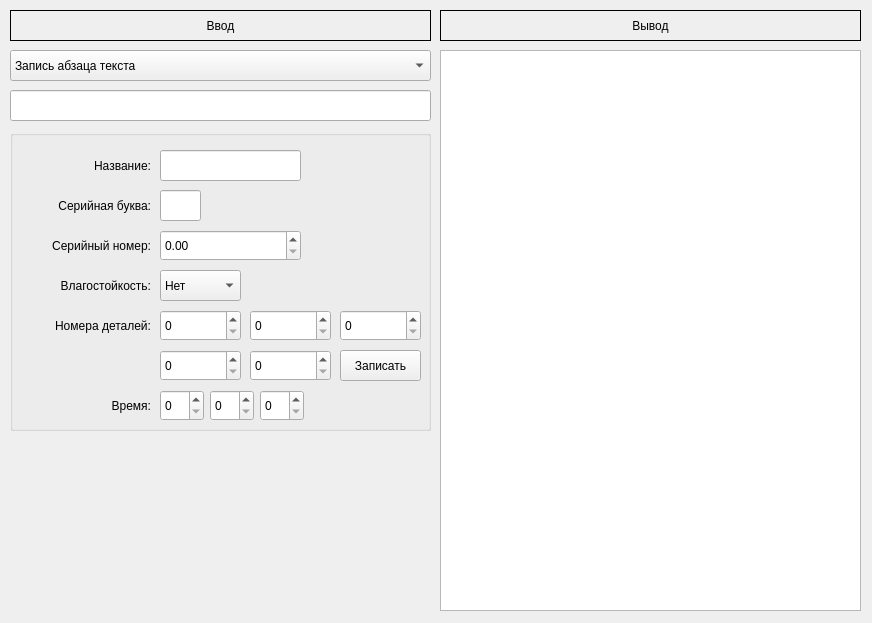
<?xml version="1.0" encoding="UTF-8"?>
<ui version="4.0">
 <class>MainWindow</class>
 <widget class="QMainWindow" name="MainWindow">
  <property name="geometry">
   <rect>
    <x>0</x>
    <y>0</y>
    <width>872</width>
    <height>623</height>
   </rect>
  </property>
  <property name="windowTitle">
   <string>MainWindow</string>
  </property>
  <widget class="QWidget" name="centralwidget">
   <widget class="QTextEdit" name="output">
    <property name="geometry">
     <rect>
      <x>440</x>
      <y>50</y>
      <width>421</width>
      <height>561</height>
     </rect>
    </property>
    <property name="readOnly">
     <bool>true</bool>
    </property>
   </widget>
   <widget class="QLabel" name="label">
    <property name="geometry">
     <rect>
      <x>10</x>
      <y>10</y>
      <width>421</width>
      <height>31</height>
     </rect>
    </property>
    <property name="frameShape">
     <enum>QFrame::Box</enum>
    </property>
    <property name="text">
     <string>Ввод</string>
    </property>
    <property name="alignment">
     <set>Qt::AlignCenter</set>
    </property>
   </widget>
   <widget class="QLabel" name="label_2">
    <property name="geometry">
     <rect>
      <x>440</x>
      <y>10</y>
      <width>421</width>
      <height>31</height>
     </rect>
    </property>
    <property name="frameShape">
     <enum>QFrame::Box</enum>
    </property>
    <property name="text">
     <string>Вывод</string>
    </property>
    <property name="alignment">
     <set>Qt::AlignCenter</set>
    </property>
   </widget>
   <widget class="QComboBox" name="comboBox">
    <property name="geometry">
     <rect>
      <x>10</x>
      <y>50</y>
      <width>421</width>
      <height>31</height>
     </rect>
    </property>
    <item>
     <property name="text">
      <string>Запись абзаца текста</string>
     </property>
    </item>
    <item>
     <property name="text">
      <string>Запись массива </string>
     </property>
    </item>
    <item>
     <property name="text">
      <string>Запись структуры в текстовый файл</string>
     </property>
    </item>
    <item>
     <property name="text">
      <string>Запись структуры в бинарный файл</string>
     </property>
    </item>
    <item>
     <property name="text">
      <string>Дозапись предложения</string>
     </property>
    </item>
   </widget>
   <widget class="QGroupBox" name="form">
    <property name="geometry">
     <rect>
      <x>10</x>
      <y>130</y>
      <width>421</width>
      <height>301</height>
     </rect>
    </property>
    <property name="title">
     <string/>
    </property>
    <widget class="QPushButton" name="submit">
     <property name="geometry">
      <rect>
       <x>330</x>
       <y>220</y>
       <width>81</width>
       <height>31</height>
      </rect>
     </property>
     <property name="text">
      <string>Записать</string>
     </property>
    </widget>
    <widget class="QComboBox" name="waterResistance">
     <property name="enabled">
      <bool>true</bool>
     </property>
     <property name="geometry">
      <rect>
       <x>150</x>
       <y>140</y>
       <width>81</width>
       <height>31</height>
      </rect>
     </property>
     <property name="currentText">
      <string>Нет</string>
     </property>
     <item>
      <property name="text">
       <string>Нет</string>
      </property>
     </item>
     <item>
      <property name="text">
       <string>Да</string>
      </property>
     </item>
    </widget>
    <widget class="QLabel" name="label_3">
     <property name="geometry">
      <rect>
       <x>0</x>
       <y>100</y>
       <width>141</width>
       <height>31</height>
      </rect>
     </property>
     <property name="text">
      <string>Серийный номер:</string>
     </property>
     <property name="alignment">
      <set>Qt::AlignRight|Qt::AlignTrailing|Qt::AlignVCenter</set>
     </property>
    </widget>
    <widget class="QLineEdit" name="serialLetter">
     <property name="geometry">
      <rect>
       <x>150</x>
       <y>60</y>
       <width>41</width>
       <height>31</height>
      </rect>
     </property>
    </widget>
    <widget class="QLabel" name="label_4">
     <property name="geometry">
      <rect>
       <x>0</x>
       <y>140</y>
       <width>141</width>
       <height>31</height>
      </rect>
     </property>
     <property name="text">
      <string>Влагостойкость:</string>
     </property>
     <property name="alignment">
      <set>Qt::AlignRight|Qt::AlignTrailing|Qt::AlignVCenter</set>
     </property>
    </widget>
    <widget class="QSpinBox" name="detail_1">
     <property name="geometry">
      <rect>
       <x>150</x>
       <y>180</y>
       <width>81</width>
       <height>31</height>
      </rect>
     </property>
     <property name="maximum">
      <number>2147483647</number>
     </property>
    </widget>
    <widget class="QLabel" name="label_5">
     <property name="geometry">
      <rect>
       <x>0</x>
       <y>20</y>
       <width>141</width>
       <height>31</height>
      </rect>
     </property>
     <property name="text">
      <string>Название:</string>
     </property>
     <property name="alignment">
      <set>Qt::AlignRight|Qt::AlignTrailing|Qt::AlignVCenter</set>
     </property>
    </widget>
    <widget class="QLabel" name="label_6">
     <property name="geometry">
      <rect>
       <x>0</x>
       <y>60</y>
       <width>141</width>
       <height>31</height>
      </rect>
     </property>
     <property name="text">
      <string>Серийная буква:</string>
     </property>
     <property name="alignment">
      <set>Qt::AlignRight|Qt::AlignTrailing|Qt::AlignVCenter</set>
     </property>
    </widget>
    <widget class="QLabel" name="label_7">
     <property name="geometry">
      <rect>
       <x>0</x>
       <y>180</y>
       <width>141</width>
       <height>31</height>
      </rect>
     </property>
     <property name="text">
      <string>Номера деталей:</string>
     </property>
     <property name="alignment">
      <set>Qt::AlignRight|Qt::AlignTrailing|Qt::AlignVCenter</set>
     </property>
    </widget>
    <widget class="QLineEdit" name="name">
     <property name="geometry">
      <rect>
       <x>150</x>
       <y>20</y>
       <width>141</width>
       <height>31</height>
      </rect>
     </property>
    </widget>
    <widget class="QDoubleSpinBox" name="serialNumber">
     <property name="geometry">
      <rect>
       <x>150</x>
       <y>100</y>
       <width>141</width>
       <height>31</height>
      </rect>
     </property>
     <property name="maximum">
      <double>999999999999.000000000000000</double>
     </property>
    </widget>
    <widget class="QSpinBox" name="detail_2">
     <property name="geometry">
      <rect>
       <x>240</x>
       <y>180</y>
       <width>81</width>
       <height>31</height>
      </rect>
     </property>
     <property name="maximum">
      <number>2147483647</number>
     </property>
    </widget>
    <widget class="QSpinBox" name="detail_3">
     <property name="geometry">
      <rect>
       <x>330</x>
       <y>180</y>
       <width>81</width>
       <height>31</height>
      </rect>
     </property>
     <property name="maximum">
      <number>2147483647</number>
     </property>
    </widget>
    <widget class="QSpinBox" name="detail_4">
     <property name="geometry">
      <rect>
       <x>150</x>
       <y>220</y>
       <width>81</width>
       <height>31</height>
      </rect>
     </property>
     <property name="maximum">
      <number>2147483647</number>
     </property>
    </widget>
    <widget class="QSpinBox" name="detail_5">
     <property name="geometry">
      <rect>
       <x>240</x>
       <y>220</y>
       <width>81</width>
       <height>31</height>
      </rect>
     </property>
     <property name="maximum">
      <number>2147483647</number>
     </property>
    </widget>
    <widget class="QLabel" name="label_8">
     <property name="geometry">
      <rect>
       <x>0</x>
       <y>260</y>
       <width>141</width>
       <height>31</height>
      </rect>
     </property>
     <property name="text">
      <string>Время:</string>
     </property>
     <property name="alignment">
      <set>Qt::AlignRight|Qt::AlignTrailing|Qt::AlignVCenter</set>
     </property>
    </widget>
    <widget class="QSpinBox" name="hours">
     <property name="geometry">
      <rect>
       <x>150</x>
       <y>260</y>
       <width>44</width>
       <height>31</height>
      </rect>
     </property>
     <property name="maximum">
      <number>12</number>
     </property>
    </widget>
    <widget class="QSpinBox" name="minutes">
     <property name="geometry">
      <rect>
       <x>200</x>
       <y>260</y>
       <width>44</width>
       <height>31</height>
      </rect>
     </property>
     <property name="maximum">
      <number>60</number>
     </property>
    </widget>
    <widget class="QSpinBox" name="seconds">
     <property name="geometry">
      <rect>
       <x>250</x>
       <y>260</y>
       <width>44</width>
       <height>31</height>
      </rect>
     </property>
     <property name="maximum">
      <number>60</number>
     </property>
    </widget>
   </widget>
   <widget class="QLineEdit" name="inputLine">
    <property name="geometry">
     <rect>
      <x>10</x>
      <y>90</y>
      <width>421</width>
      <height>31</height>
     </rect>
    </property>
   </widget>
  </widget>
 </widget>
 <resources/>
 <connections/>
</ui>
